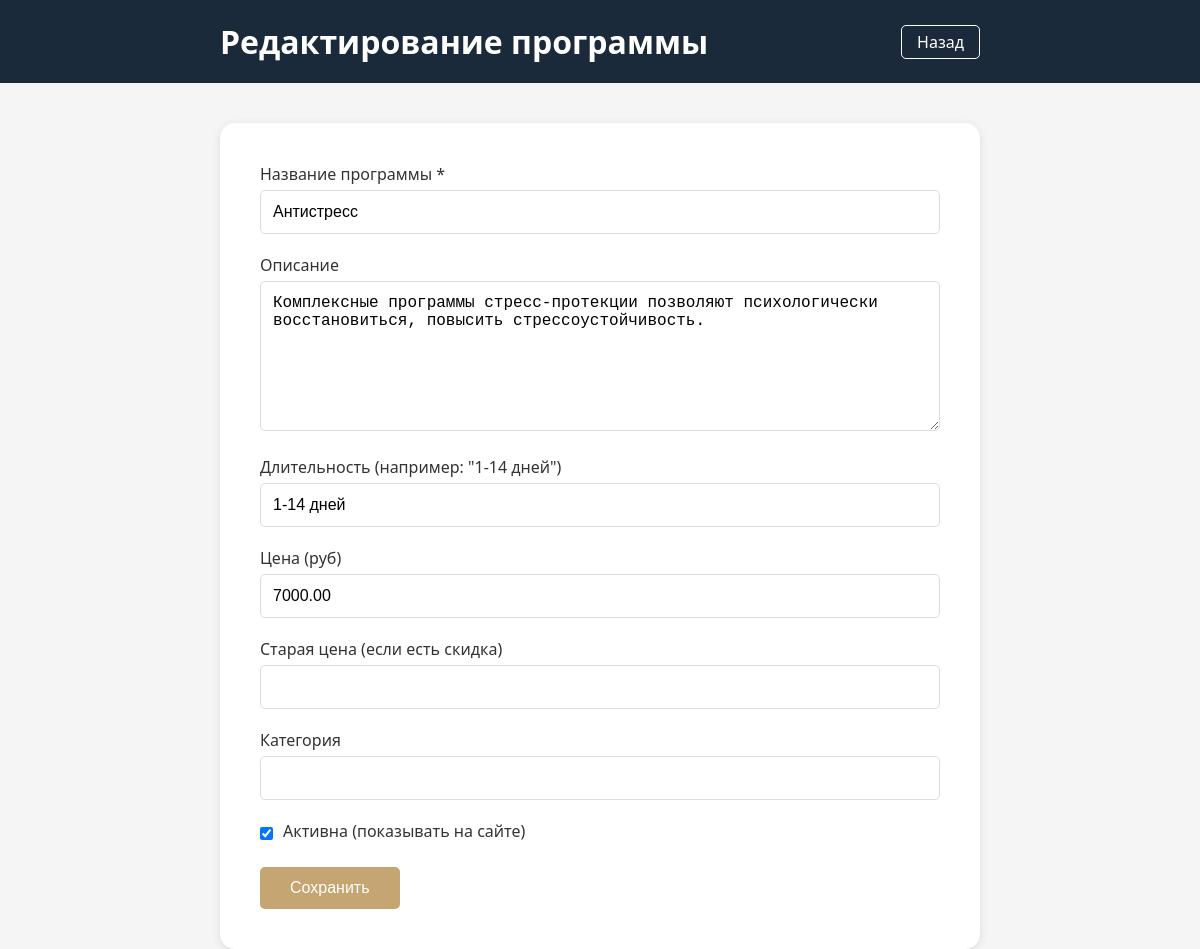
/admin_edit_program.php?id=1 (signed in), run on the app's committed database.
### tables this page shows
CREATE TABLE `programs` (
  `id` int NOT NULL,
  `title` varchar(255) NOT NULL,
  `description` text,
  `duration` varchar(100) DEFAULT NULL,
  `price` decimal(10,2) DEFAULT NULL,
  `old_price` decimal(10,2) DEFAULT NULL,
  `image` varchar(255) DEFAULT NULL,
  `category` varchar(100) DEFAULT NULL,
  `is_active` tinyint(1) DEFAULT '1',
  `created_at` timestamp NULL DEFAULT CURRENT_TIMESTAMP
);

### admin_edit_program.php (the view, shortened to what this page needs)
<?php
require_once 'db.php';
$id = isset($_GET['id']) ? (int)$_GET['id'] : 0;
$program = null;
if($id) {
    $stmt = $pdo->prepare("SELECT * FROM programs WHERE id = ?");
    $stmt->execute([$id]);
    $program = $stmt->fetch();
}
?>
<!DOCTYPE html>
<html lang="ru">
<head>
</head>
<body>
    <header class="header">
        <div class="container">
            <div class="header-content">
                <h1><?php echo $id ? 'Редактирование' : 'Добавление'; ?> программы</h1>
                <a href="admin.php" class="back-btn">Назад</a>
            </div>
        </div>
    </header>
    <div class="container">
        <div class="form-container">
            <form method="POST">
                <div class="form-group">
                    <label>Название программы *</label>
                    <input type="text" name="title" required value="<?php echo htmlspecialchars($program['title'] ?? ''); ?>">
                </div>
                <div class="form-group">
                    <label>Описание</label>
                    <textarea name="description"><?php echo htmlspecialchars($program['description'] ?? ''); ?></textarea>
                </div>
                <div class="form-group">
                    <label>Длительность (например: "1-14 дней")</label>
                    <input type="text" name="duration" value="<?php echo htmlspecialchars($program['duration'] ?? ''); ?>">
                </div>
                <div class="form-group">
                    <label>Цена (руб)</label>
                    <input type="number" name="price" value="<?php echo $program['price'] ?? ''; ?>">
                </div>
                <div class="form-group">
                    <label>Старая цена (если есть скидка)</label>
                    <input type="number" name="old_price" value="<?php echo $program['old_price'] ?? ''; ?>">
                </div>
                <div class="form-group">
                    <label>Категория</label>
                    <input type="text" name="category" value="<?php echo htmlspecialchars($program['category'] ?? ''); ?>">
                </div>
                <div class="form-group checkbox-group">
                    <input type="checkbox" name="is_active" <?php echo !isset($program) || $program['is_active'] ? 'checked' : ''; ?>>
                    <label>Активна (показывать на сайте)</label>
                </div>
                <button type="submit" name="save" class="btn">Сохранить</button>
            </form>
        </div>
    </div>
</body>
</html>

### admin_edit_program.php (style rules this page uses)
* { margin: 0; padding: 0; box-sizing: border-box; }
body { font-family: 'Segoe UI', Arial, sans-serif; background: #f5f5f5; }
.header { background: #1a2a3a; color: white; padding: 20px 0; }
.container { max-width: 800px; margin: 0 auto; padding: 0 20px; }
.header-content { display: flex; justify-content: space-between; align-items: center; }
.back-btn { color: white; text-decoration: none; padding: 5px 15px; border: 1px solid white; border-radius: 5px; }
.form-container { background: white; padding: 40px; border-radius: 15px; margin-top: 40px; box-shadow: 0 2px 10px rgba(0,0,0,0.1); }
.form-group { margin-bottom: 20px; }
.form-group label { display: block; margin-bottom: 5px; color: #333; font-weight: 500; }
.form-group input, .form-group textarea { width: 100%; padding: 12px; border: 1px solid #ddd; border-radius: 5px; font-size: 16px; }
.form-group textarea { height: 150px; resize: vertical; }
.checkbox-group { display: flex; align-items: center; gap: 10px; }
.checkbox-group input { width: auto; }
.btn { background: #c5a572; color: white; padding: 12px 30px; border: none; border-radius: 5px; font-size: 16px; cursor: pointer; }

### data on the page
programs: title "Антистресс", description "Комплексные программы стресс-протекции позволяют психологически восстановиться, повысить стрессоустойчивость.", duration "1-14 дней", price "7000.00", is_active "☑"
